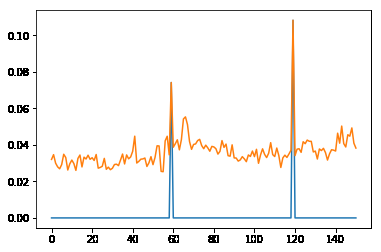
#> input picture graficas/360.png, 381 x 252 px
$ python rgb_hsv.py ../graficas/360.png ../graficas/alonso.png
#> lines starting #> are read from the running program, lines starting #| are printed output that depends on the picture
#!/usr/bin/python
# -*- coding: utf-8 -*-

import numpy as np
import cv2
import matplotlib.pyplot as plt
import math
import sys

# [114 lines left out: functions rgb2hsi, hsi2rgb, not called in this run]

your_path=sys.argv[1]
#your_destiniy_path=sys.argv[2]

frame2 = cv2.imread(your_path)
#> frame2 is the input picture: shape (252, 381, 3); mean B, G, R 243.3, 245, 246.7
hsv2= cv2.cvtColor(frame2, cv2.COLOR_BGR2HSV)
#> hsv2: shape (252, 381, 3); mean H, S, V 1.9, 6.7, 248.1
h,s,v = cv2.split(hsv2)
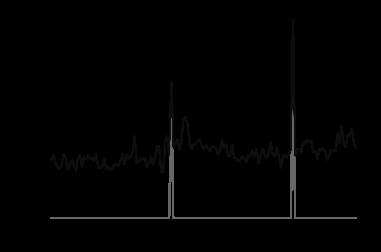
#> h: shape (252, 381); min 0, max 120, mean 1.9
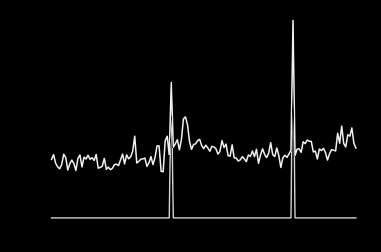
#> s: shape (252, 381); min 0, max 241, mean 6.7
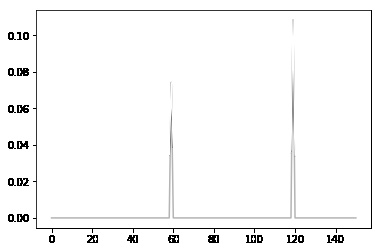
#> v: shape (252, 381); min 0, max 255, mean 248.1
h=np.where((h>=103) & (h<=130),200,h)
nuevo_hsv=cv2.merge([h,s,v])
#> nuevo_hsv: shape (252, 381, 3); mean H, S, V 2, 6.7, 248.1
nuevo_rgb= cv2.cvtColor(nuevo_hsv, cv2.COLOR_HSV2RGB)
nuevo_bgr= cv2.cvtColor(nuevo_rgb, cv2.COLOR_RGB2BGR)


cv2.imwrite(your_path, nuevo_bgr)

$ run again, on graficas/contra.png
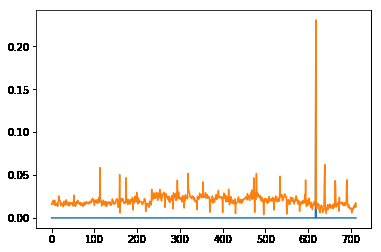
#> input picture graficas/contra.png, 381 x 252 px
#> frame2 is the input picture: shape (252, 381, 3); mean B, G, R 241, 244.3, 247.9
#> hsv2: shape (252, 381, 3); mean H, S, V 1.3, 8.5, 248.6
#> `h,s,v = cv2.split(hsv2)`:
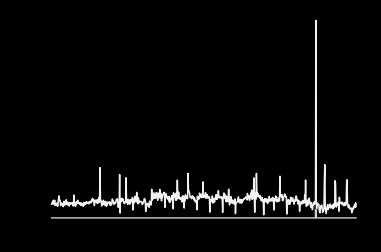
#> s: shape (252, 381); min 0, max 241, mean 8.5
#> `h,s,v = cv2.split(hsv2)`:
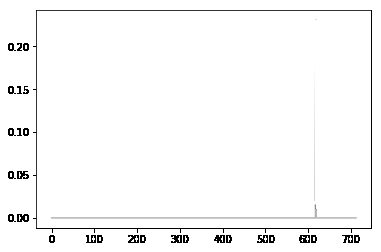
#> v: shape (252, 381); min 0, max 255, mean 248.6
#> nuevo_hsv: shape (252, 381, 3); mean H, S, V 1.3, 8.5, 248.6

$ run again, on graficas/diego.png
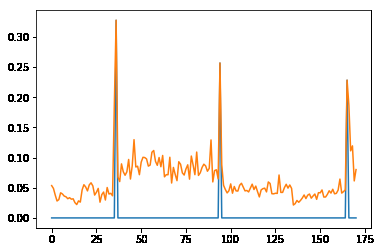
#> input picture graficas/diego.png, 381 x 252 px
#> frame2 is the input picture: shape (252, 381, 3); mean B, G, R 241.4, 243.8, 246.3
#> hsv2: shape (252, 381, 3); mean H, S, V 2.3, 8.5, 247.8
#> `h,s,v = cv2.split(hsv2)`:
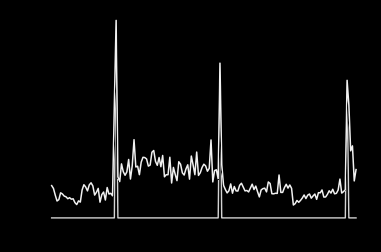
#> s: shape (252, 381); min 0, max 241, mean 8.5
#> `h,s,v = cv2.split(hsv2)`:
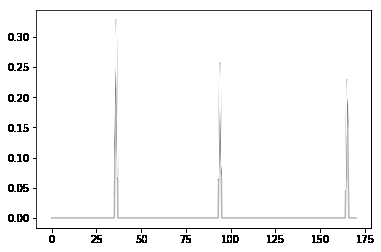
#> v: shape (252, 381); min 0, max 255, mean 247.8
#> nuevo_hsv: shape (252, 381, 3); mean H, S, V 2.4, 8.5, 247.8

$ run again, on graficas/tafirol.png
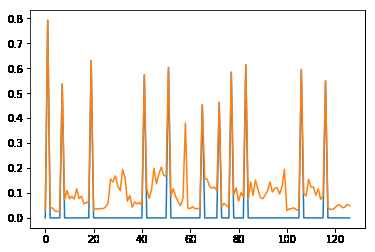
#> input picture graficas/tafirol.png, 375 x 252 px
#> frame2 is the input picture: shape (252, 375, 3); mean B, G, R 234.8, 239.8, 245
#> hsv2: shape (252, 375, 3); mean H, S, V 3.4, 14.7, 246.6
#> `h,s,v = cv2.split(hsv2)`:
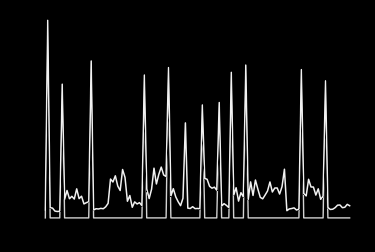
#> s: shape (252, 375); min 0, max 241, mean 14.7
#> `h,s,v = cv2.split(hsv2)`:
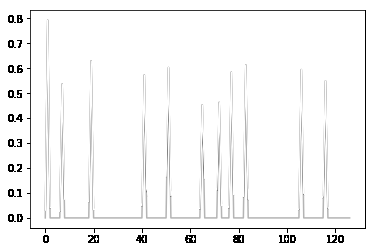
#> v: shape (252, 375); min 0, max 255, mean 246.6
#> nuevo_hsv: shape (252, 375, 3); mean H, S, V 3.7, 14.7, 246.6
